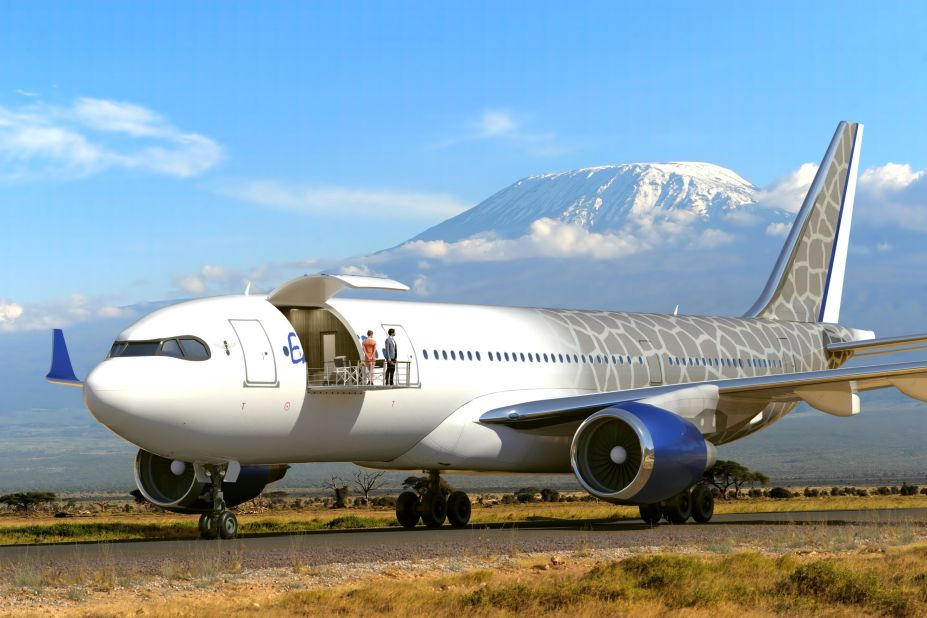
#> input picture CVX2023/HW2/airplane.jpg, 927 x 618 px
$ jupyter execute task3.ipynb
#> lines starting #> are read from the running program, lines starting #| are printed output that depends on the picture; long printed decimals are rounded
A data matrix $Y$ is made up of two submatrices, $Y_1$ and $Y_2$ of size $I \times J_n$. The task is to
solve a distributed low-rank approximation by two agents, such that each agent has only one part
of the data $Y$, and does not have access to the other parts of the data.

Derive the algorithms to update $\{U_n, V_n\}$ by the $n$-th agent for the following problem
$$
\begin{align*}
\min \quad & \frac{1}{2} ||Y_1 - U_1V_1^T||_F^2 + \frac{1}{2}||Y_2 - U_2V_2^T||_F^2\\
s.t \quad & U_1 = U_2
\end{align*}
$$

$$
\begin{align*}
\mathcal{L} &= \frac{1}{2} ||Y_1 - U_1V_1^T||_F^2 + \frac{1}{2}||Y_2 - U_2V_2^T||_F^2 + \frac{\alpha}{2}||U_1 - U_2 -T||^2_F\\

\frac{\partial \mathcal{L}}{\partial V_1} &= U_1^T(Y_1 - U_1V_1^T)=0 \quad => \quad V_1^* = ((U_1^TU_1)^{-1}U_1^TY_1)^T\\

||Y_1 - U_1V_1^{*T}||_F^2 & = ||Y_1 - U_1(U_1^TU_1)^{-1}U_1^TY_1|| =[\text{SVD decomposition } U_1 = A\Sigma B^T]= \\
& = ||Y_1-AA^TY_1||_F^2 = ||Y_1||_F^2 +||AA^TY_1||_F^2 - 2tr(Y_1^TAA^TY_1)=\\
&=||Y_1||_F^2 +||A^TY_1||_F^2 - 2||A^TY_1||^2_F = ||Y_1||_F^2 -||A^TY_1||_F^2\\

||U_1 - U_2 -T||^2_F & = ||U_1 - D||^2_F =||A\Sigma B^T - D||^2_F\\

\mathcal{L} & = \frac{1}{2}||Y_1||_F^2 -\frac{1}{2}||A^TY_1||_F^2 + \frac{1}{2}||Y_2 - U_2V_2^T||_F^2 + \frac{\alpha}{2}||A\Sigma B^T - D||^2_F\\
\frac{\partial \mathcal{L}}{\partial \Sigma} &=0 => \Sigma^* = A^TDB\\

\mathcal{L} & = \frac{1}{2}||Y_1||_F^2 -\frac{1}{2}||A^TY_1||_F^2 + \frac{1}{2}||Y_2 - U_2V_2^T||_F^2 + \frac{\alpha}{2}||AA^TD - D||^2_F\\
\min_A \mathcal{L} & = \min_A -\frac{1}{2}||A^TY_1||_F^2 + \frac{\alpha}{2}||AA^TD - D||^2_F =\\
&=\min_A -\frac{1}{2}||A^TY_1||_F^2 + \frac{\alpha}{2}(||A^TD||^2_F + ||D||^2_F - 2||A^TD||_F^2)\\
&=\min_A -\frac{1}{2}||A^TY_1||_F^2 - \frac{\alpha}{2}||A^TD||^2_F\\
&=\max_A tr(Y_1^TAA^TY_1 - \alpha D^TAA^TD)\\
&=\max_A tr(A^T(Y_1Y_1^T - \alpha DD^T)A)\\
\end{align*}
$$
A =  R -leading eigenvectors of matrix $Y_1Y_1^T - \alpha DD^T$\
For $V_2^*$ formula is similar to $V_1^*$ because of simmetry.\
$$||U_1 - U_2 -T||^2_F = ||U_2 - U_1 +T||^2_F$$
$D_2 = U_1 - T$ and $A_2$ for $U_2$ should be similare to $A$ for $U_1$ because of simmetry.

Final updates:

1)
$$
\begin{align*}
    D &= U_2 + T\\
    A &=  R - \text{ leading eigenvectors of matrix } Y_1Y_1^T - \alpha DD^T\\
    \Sigma^*B^T &= A^TD => U_1^* = AA^TD\\
    V_1^* &= ((U_1^TU_1)^{-1}U_1^TY_1)^T
\end{align*}
$$
2)
$$
\begin{align*}
    D &= U_1 - T\\
    A &=  R - \text{ leading eigenvectors of matrix } Y_2Y_2^T - \alpha DD^T\\
    U_2^* &= AA^TD\\
    V_2^* &= ((U_2^TU_2)^{-1}U_2^TY_2)^T
\end{align*}
$$
3)
$$T =T_{prev}+U^*_2-U^*_1$$

[cell 1]
import numpy as np
from numpy.linalg import svd, eig, inv
import matplotlib.pyplot as plt
from PIL import Image
import cv2

img = cv2.imread("airplane.jpg")
#> img is the input picture: shape (618, 927, 3); mean B, G, R 171.3, 158.7, 136.5
shape = (600, 600)
img = cv2.resize(img, (600, 600))
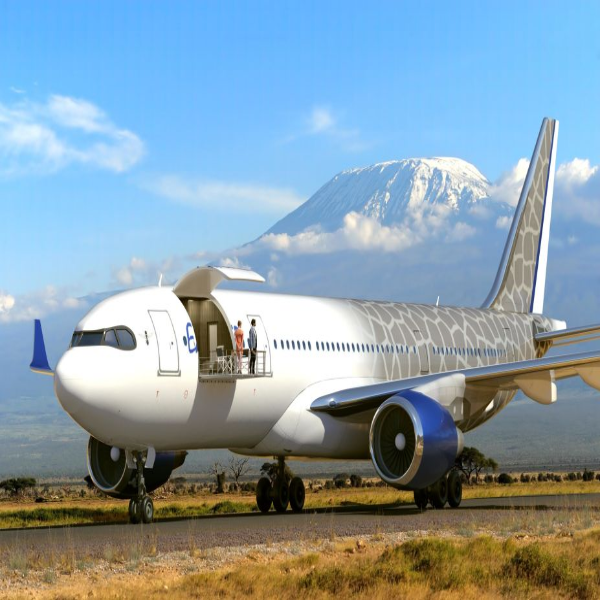
#> img: shape (600, 600, 3); mean B, G, R 171.2, 158.7, 136.4
Y = cv2.cvtColor(img, cv2.COLOR_BGR2GRAY).astype(float)
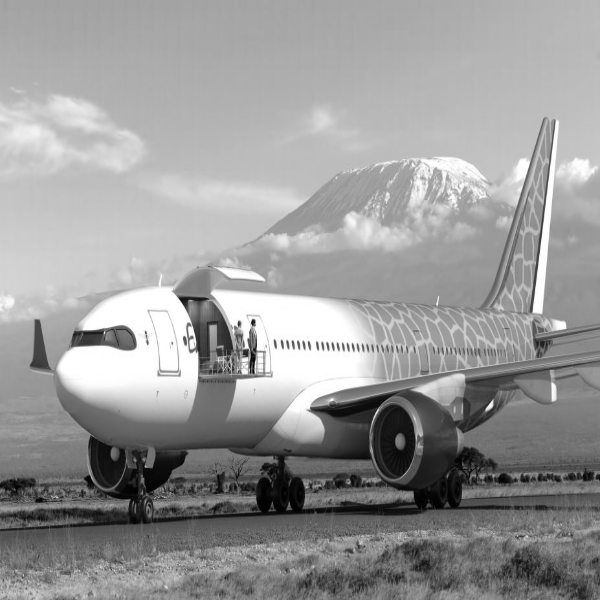
#> Y: shape (600, 600) float64; min 0, max 255, mean 153.4

[cell 2]
J = Y.shape[1] // 2
#> J = 300
Y1 = Y[:, :J]
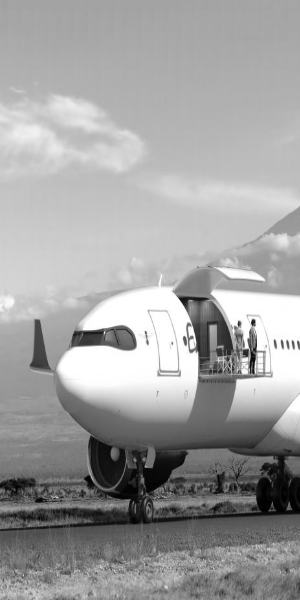
#> Y1: shape (600, 300) float64; min 0, max 255, mean 160.4
Y2 = Y[:, J:]
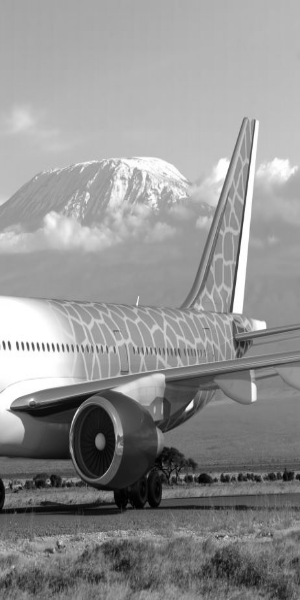
#> Y2: shape (600, 300) float64; min 0, max 255, mean 146.5

[cell 3]
def get_U_V(Y, T, alpha, U1=None, U2=None):
    if U1 is None:
        D = U2 + T
    elif U2 is None:
        D = U1 - T
    R = D.shape[1]
    mat = Y @ Y.T - alpha * D @ D.T
    _, eigenvectors = eig(mat)
    A = eigenvectors[:, :R]
    U = A @ A.T @ D
    V = (inv(U.T @ U) @ U.T @ Y).T
    return U, V


def update_T(T_prev, U2, U1):
    return T_prev + U2 - U1


def get_score(Y, U, V):
    return np.linalg.norm(Y - U @ V.T, "fro") ** 2


def plot(rank, result_img, primal_img):
    fig, ax = plt.subplots(ncols=2)
    fig.suptitle(f" rank = {rank}")
    ax[0].set_title("result img")
    ax[1].set_title("primal img")
    ax[0].imshow(np.real(result_img), cmap="gray")
    ax[1].imshow(np.real(primal_img), cmap="gray")
    fig.show()

Give an example of two agents fitting an image Y.\
Report the approximation error $err1$ and the difference $||U_1 − U_2||_F^2$ between $U1$ and $U2$.\
Check the approximation error after exchanging $U_1$ and $U_2$ -  $err2$.

[cell 4]
for R in [2, 10, 24]:
    V1 = np.random.random((J, R))
    U1 = np.random.random((Y.shape[0], R))

    V2 = np.random.random((J, R))
    U2 = np.random.random((Y.shape[0], R))

    T = np.random.random(U1.shape)
    alpha = 10
    for _ in range(3):
        U1, V1 = get_U_V(U2=U2, Y=Y1, T=T, alpha=alpha)
        U2, V2 = get_U_V(U1=U1, Y=Y2, T=T, alpha=alpha)
        T = update_T(T, U2=U2, U1=U1)
        # print(get_score(Y1, U1, V1))

    result_img = np.concatenate([U1 @ V1.T, U2 @ V2.T], axis=1)
    error1 = get_score(Y1, U1, V1) + get_score(Y2, U2, V2)
    error2 = get_score(Y1, U2, V1) + get_score(Y2, U1, V2)
    U_dist = np.linalg.norm(U1 - U2, "fro") ** 2
    print(
        f"rank = {R}, error1 = {error1}, error2 = {error2}, U1-U2 distance = {U_dist}"
    )
    plot(R, result_img, Y)
#> this loop made 3 passes
#> (error1, error2) on passes 1 to 3: (229622028.5, 508831323.8), (69800917, 3.28e+09), (29840213.8, 5.09e+09)
#| rank = 2, error1 = 229622028.506, error2 = 508831323.837, U1-U2 distance = 4.790
#| rank = 10, error1 = 69800916.990, error2 = 3279562046.085, U1-U2 distance = 14.278
#| rank = 24, error1 = 29840213.793, error2 = 5094822164.965, U1-U2 distance = 20.314
#> pass 1, in get_U_V, `mat = Y @ Y.T - alpha * D @ D.T`:
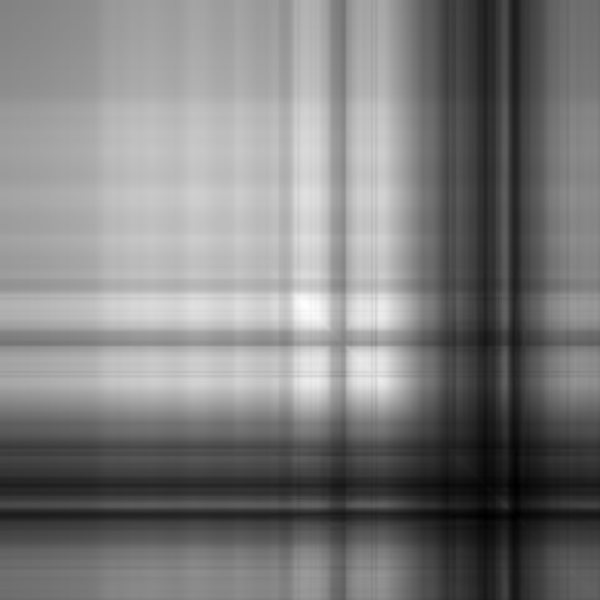
#> mat: shape (600, 600) float64; min 635782.4, max 15061777.5, mean 7731282.1; drawn with min black and max white
#> pass 1, in plot, `fig.show()`:
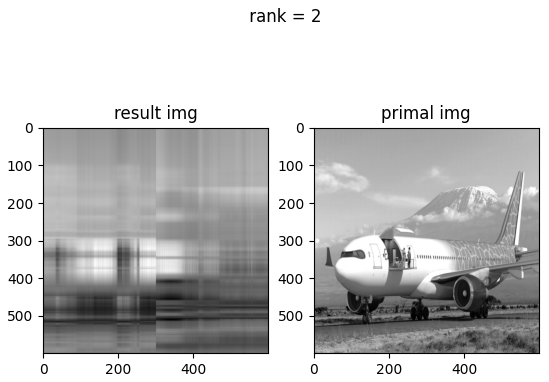
#> figure drawn by matplotlib, 2 panels
#> pass 2, in plot (call 2), `fig.show()`:
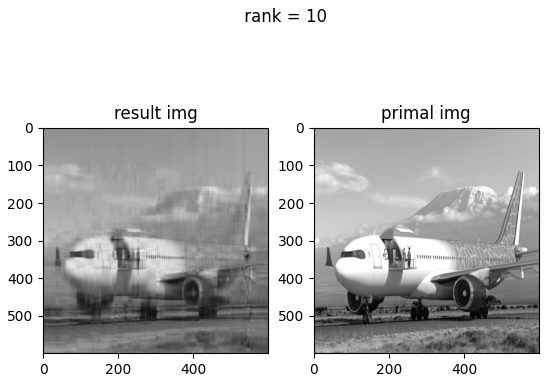
#> figure drawn by matplotlib, 2 panels
#> pass 3, in get_U_V (call 13), `D = U2 + T`:
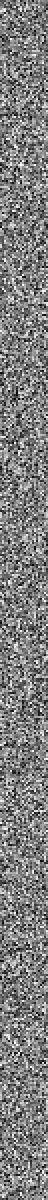
#> D: shape (600, 24) float64 (shown 2 times larger); min 0.0135, max 1.99, mean 1; drawn with min black and max white
